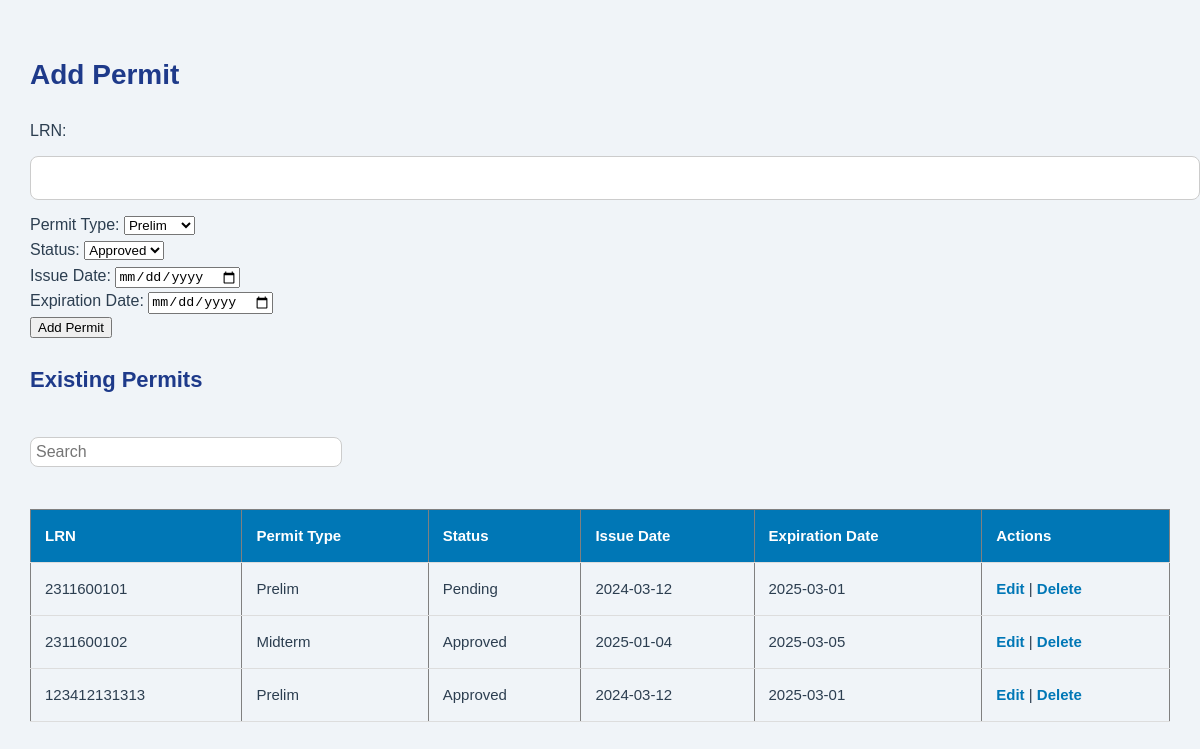
The app's page /permits.php, older data.
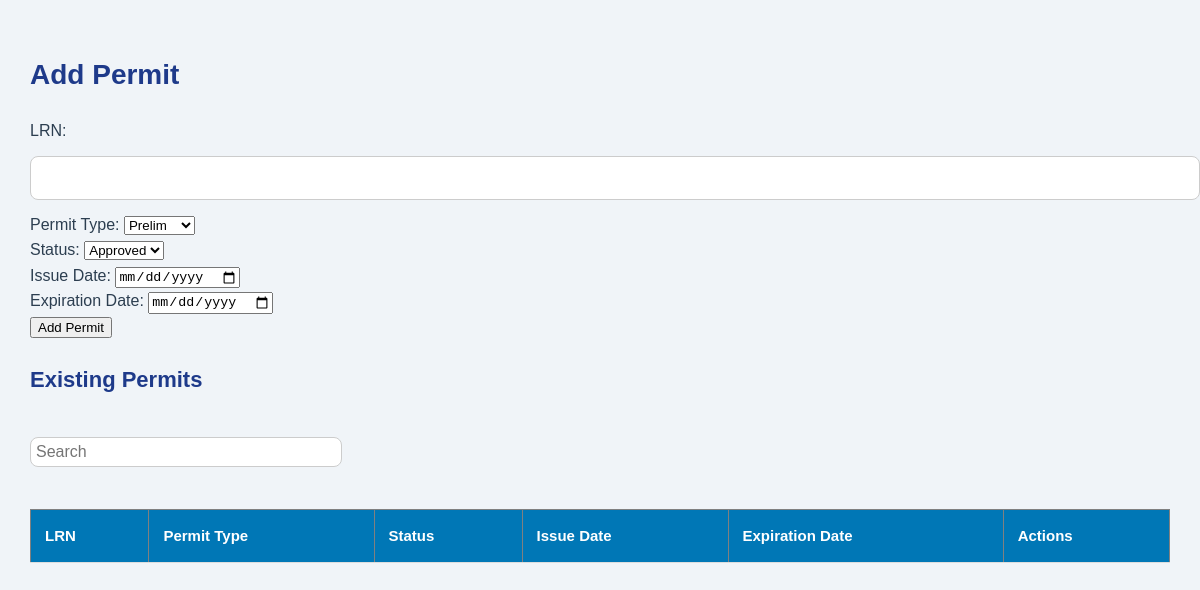
The same page, newer data.
### tables this page shows
CREATE TABLE `permits` (
  `permit_id` int(11) NOT NULL,
  `student_id` varchar(50) DEFAULT NULL,
  `permit_type` varchar(50) DEFAULT NULL,
  `status` varchar(20) DEFAULT NULL,
  `issue_date` date DEFAULT NULL,
  `expiration_date` date DEFAULT NULL
);

### permits.php (the view, shortened to what this page needs)
<?php
include 'db.php';
$permits = $conn->query("SELECT * FROM permits");
?>
<!DOCTYPE html>
<html lang="en">
<head>
    <link rel="stylesheet" type="text/css" href="css/admin.css">
</head>
<body>
<h2>Add Permit</h2>
<form method="POST" action="permits.php">
    LRN: <input type="text" name="student_id" required><br>
    Permit Type:
    <select name="permit_type" required>
        <option value="Prelim">Prelim</option>
    </select><br>
    Status:
    <select name="status" required>
        <option value="Approved">Approved</option>
    </select><br>
    Issue Date: <input type="date" name="issue_date" required><br>
    Expiration Date: <input type="date" name="expiration_date" required><br>
    <input type="submit" value="Add Permit">
</form>
<h3>Existing Permits</h3>
<input type="text" id="searchInput" placeholder="Search" style="margin-top: 20px; padding: 5px; width: 300px;">
<table border="1" cellpadding="5">
    <tr><th>LRN</th><th>Permit Type</th><th>Status</th><th>Issue Date</th><th>Expiration Date</th><th>Actions</th></tr>
    <?php while($row = $permits->fetch_assoc()) { ?>
        <tr>
            <td><?php echo $row['student_id']; ?></td>
            <td><?php echo $row['permit_type']; ?></td>
            <td><?php echo $row['status']; ?></td>
            <td><?php echo $row['issue_date']; ?></td>
            <td><?php echo $row['expiration_date']; ?></td>
            <td>
                <a href="permits.php?edit=<?php echo $row['student_id']; ?>">Edit</a> |
                <a href="permits.php?delete=<?php echo $row['student_id']; ?>" onclick="return confirm('Delete this permit?')">Delete</a>
            </td>
        </tr>
    <?php } ?>
</table>
</body>
</html>

Row changes from the older to the newer data that the page shows:
removed permits: student "2311600101", permit_type "Prelim", status "Pending", issue_date "2024-03-12", expiration_date "2025-03-01"
removed permits: student "2311600102", permit_type "Midterm", status "Approved", issue_date "2025-01-04", expiration_date "2025-03-05"
removed permits: student "123412131313", permit_type "Prelim", status "Approved", issue_date "2024-03-12", expiration_date "2025-03-01"
